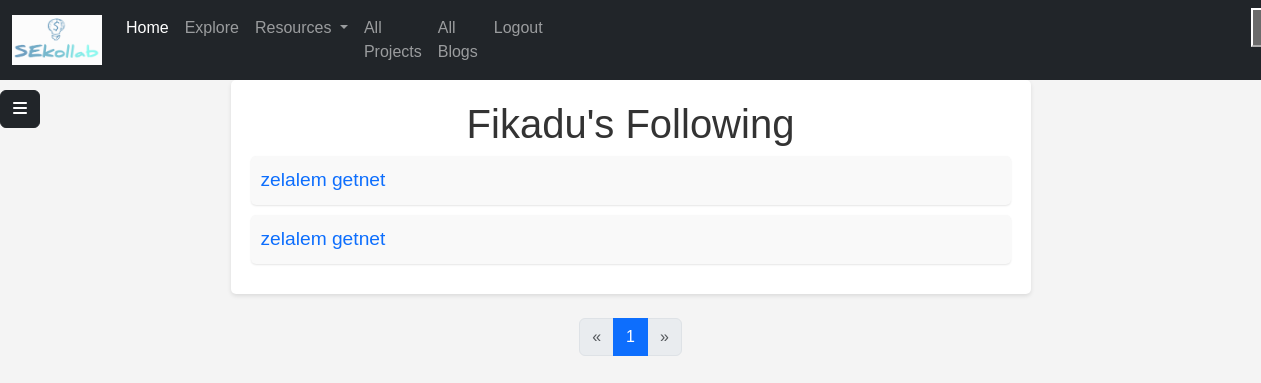
The app's page /otherfollowing/1 (signed in) with its own data.
### models.py (models this page shows)
class User(UserMixin, db.Model):
    __tablename__ = "users"
    id = Column(Integer, primary_key=True, autoincrement=True)
    email = Column(String(100), unique=True)
    username = Column(String)
    fname = Column(String(30), nullable=False)
    lname = Column(String(30), nullable=False)
    profile_photo = Column(String)
    about_me = Column(String, nullable=False)
    phone_number = Column(String(11), nullable=False)
    age = Column(String(11), nullable=False)
    status = Column(String, nullable=False)
    skills = Column(String, nullable=False)
    portfolio = Column(String)
    password = Column(String(100))
    date = Column(String, nullable=False, default=datetime.date.today().strftime("%B %d, %Y"))
    is_active = db.Column(db.Boolean, default=True)
    country = Column(String, nullable=False)
    City = Column(String, nullable=False)
    twitter = Column(String)
    github = Column(String)
    education_status = Column(String)
    employment_status=Column(String, nullable=False)
    blogs = relationship("Blog", back_populates="author")
    comments = relationship("Userscomment", back_populates="user")
    liked_blogs = relationship("Blog", secondary='liked_blogs', backref='liking_users')
    collabration = relationship("Collabration", back_populates="user")
    followers = relationship("Follower", foreign_keys="[Follower.user_id]",back_populates="followed_user")
    following = relationship("Follower", foreign_keys="[Follower.follower_id]", back_populates="follower")
    interests = relationship("Interest", back_populates="user")

class Follower(db.Model):
    __tablename__ = "followers"
    id = Column(Integer, primary_key=True, autoincrement=True)
    user_id = Column(Integer, ForeignKey('users.id', ondelete='CASCADE'), nullable=False)
    follower_id = Column(Integer, ForeignKey('users.id', ondelete='CASCADE'), nullable=False)
    followed_user = relationship("User", foreign_keys=[user_id], back_populates="followers")
    follower = relationship("User", foreign_keys=[follower_id], back_populates="following")

### main.py (the view)
@app.route("/otherfollowing/<int:id>", methods=["GET","POST"])
def otherfollowing(id):
    page = request.args.get("page", default=1, type=int)
    per_page = 10
    offset = (page - 1) * per_page
    user = User.query.get(current_user.id)
    following = Follower.query.filter_by(follower_id=id).offset(offset).limit(per_page).all()
    total_records = User.query.count()
    total_pages = (total_records // per_page) + (1 if total_records % per_page > 0 else 0)
    return render_template("otherfollowing.html", allfollowing=following, user=user, page=page, total_pages=total_pages)

### main.py (called while the page is built)
@login_manager.user_loader
def load_user(user_id):
    return User.query.get(int(user_id))

### templates/otherfollowing.html (shortened to what this page needs)
<!DOCTYPE html>
<html lang="en">
<head>
    <link href="https://cdn.jsdelivr.net/npm/bootstrap@5.3.3/dist/css/bootstrap.min.css" rel="stylesheet">
    <link rel="stylesheet" href="../static/css/myfollowing.css">
    <link rel="stylesheet" href="../static/css/sidebar.css">
</head>
<body>
{% include "navigationloggedin.html" %}
{% include "sidebar.html" %}
    <div class="container">
        <h1>{{ user.fname }}'s Following</h1>
        <div class="followers">
            {% if allfollowing %}
            {% for f in allfollowing %}
            <div class="follower">
               <a href="{{ url_for('profile',id=f.follower.id) }}"><p>{{ f.follower.fname }} {{ f.follower.lname }}</p></a>
            </div>
            {% endfor %}
            {% endif %}
        </div>
    </div>
<nav class="my-4" aria-label="...">
  <ul class="pagination justify-content-center">
    <li class="page-item {{ 'disabled' if page <= 1 else '' }}">
      <a class="page-link" href="{{ url_for('myfollowing', page=page-1) }}" tabindex="-1" aria-disabled="{{ 'true' if page <= 1 else 'false' }}">&laquo;</a>
    </li>
    {% for p in range(1, total_pages + 1) %}
      <li class="page-item {{ 'active' if p == page else '' }}">
        <a class="page-link" href="{{ url_for('myfollowing', page=p) }}">{{ p }}</a>
      </li>
    {% endfor %}
    <li class="page-item {{ 'disabled' if page >= total_pages else '' }}">
      <a class="page-link" href="{{ url_for('myfollowing', page=page+1) }}">&raquo;</a>
    </li>
  </ul>
</nav>
</body>
</html>

### static/css/myfollowing.css (style rules this page uses)
body { font-family: Arial, sans-serif; background-color: #f4f4f4; margin: 0; }
.container { max-width: 800px; margin: 0 auto; background-color: #fff; padding: 20px; border-radius: 5px; box-shadow: 0 2px 4px rgba(0, 0, 0, 0.1); }
h1 { text-align: center; color: #333; }
.follower { display: flex; align-items: center; justify-content: space-between; margin-bottom: 10px; padding: 10px; background-color: #f9f9f9; border-radius: 5px; box-shadow: 0 1px 2px rgba(0, 0, 0, 0.1); }
.follower p { margin: 0; font-size: 1.2em; }
a { text-decoration: none; }

### static/css/sidebar.css (style rules this page uses)
a { text-decoration: none; }
li { color: black; }

### records on screen
User: fname "Fikadu"
Follower: follower.fname "zelalem", follower.lname "getnet"
Follower: follower.fname "zelalem", follower.lname "getnet"

### other values on screen
{{ p }} "1"
